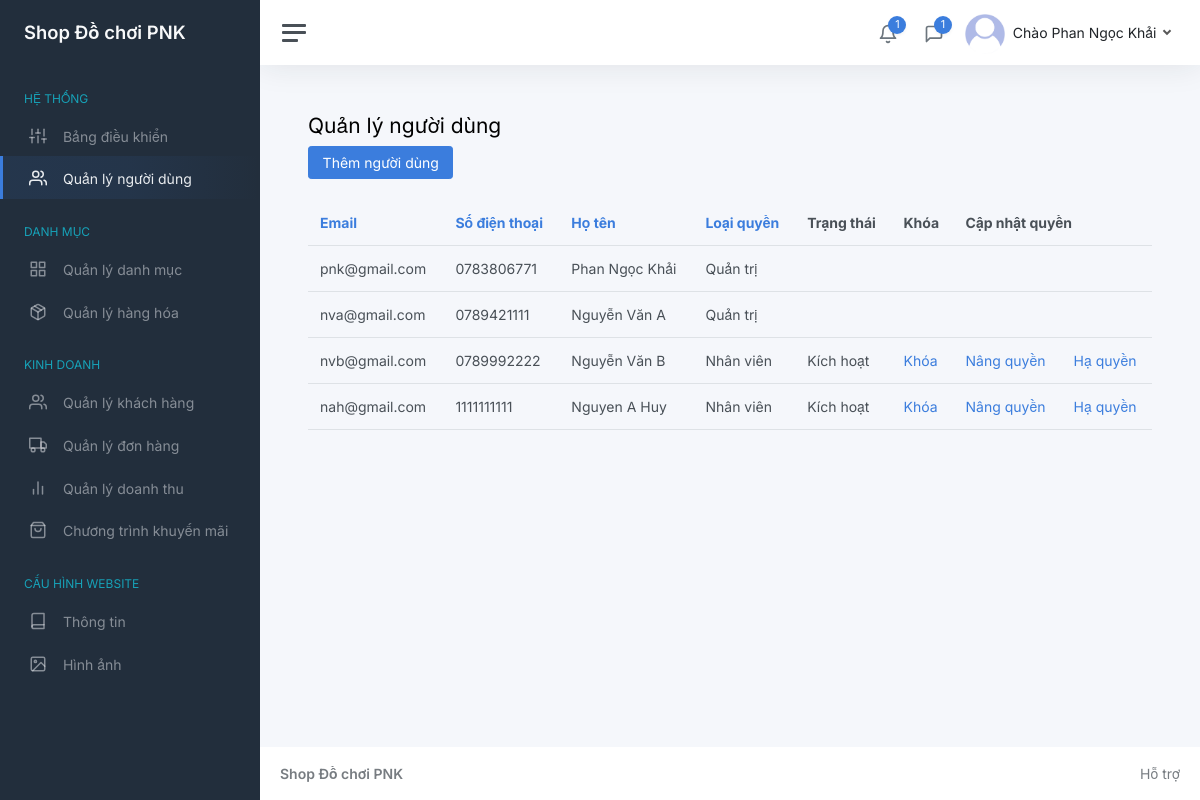
The page /admin/qlnguoidung/index.php (signed in) on the database its author committed.
### tables this page shows
CREATE TABLE `nguoidung` (
  `id` int(11) NOT NULL,
  `email` varchar(100) NOT NULL,
  `matkhau` varchar(100) NOT NULL,
  `hoten` varchar(100) NOT NULL,
  `sodienthoai` varchar(100) NOT NULL,
  `quyen` tinyint(4) NOT NULL,
  `trangthai` tinyint(4) NOT NULL,
  `hinhanh` varchar(100) NOT NULL
);

### model/nguoidung.php (called while the page is built, shortened)
<?php
class NGUOIDUNG{
	public function laydanhsachnguoidung(){
		$db = DATABASE::connect();
		try{
			$sql = "SELECT * FROM nguoidung";
			$cmd = $db->prepare($sql);
			$cmd->execute();
			$ketqua = $cmd->fetchAll();
			return $ketqua;
		}
		catch(PDOException $e){
			$error_message=$e->getMessage();
			echo "<p>Lỗi truy vấn: $error_message</p>";
			exit();
		}
	}
}
?>

### admin/qlnguoidung/main.php (the view, shortened to what this page needs)
<?php include("../inc/top.php"); ?>
<div>
  <h3>Quản lý người dùng</h3>
  <div><a class="btn btn-primary" href="index.php?action=them"><span class="glyphicon glyphicon-plus"></span> Thêm người dùng</a></div>
  <br>
  <table class="table table-hover">
        <tr>
		<th><a href="index.php?sort=email">Email</a></th>
		<th><a href="index.php?sort=sodienthoai">Số điện thoại</a></th>
		<th><a href="index.php?sort=hoten">Họ tên</a></th>
		<th><a href="index.php?sort=loai">Loại quyền</a></th>
		<th>Trạng thái</th>
		<th>Khóa</th>
    <th colspan="2">Cập nhật quyền</th>
    </tr>
      <?php foreach ($nguoidung as $nd): ?>
        <tr><td><?php echo $nd["email"]; ?></td>
        	<td><?php echo $nd["sodienthoai"]; ?></td>
			<td><?php echo $nd["hoten"]; ?></td>
        	<td><?php if($nd["quyen"]==1) echo "Quản trị";elseif($nd["quyen"]==2) echo "Nhân viên"; else echo "Khách hàng" ; ?></td>
          <td><?php if($nd["quyen"]!=1) {if($nd["trangthai"]==1) echo "Kích hoạt"; else echo "Khóa" ; }?></td>
          <td>
          <?php
          if($nd["quyen"]!=1) {
            if($nd["trangthai"]==1){ ?>
              <a href="?action=khoa&trangthai=0&mand=<?php echo $nd["id"]; ?>">Khóa</a></td>
            <?php
            }
            else { ?>
              <a href="?action=khoa&trangthai=1&mand=<?php echo $nd["id"]; ?>">Kích hoạt</a></td>
          <?php
            }
          }?>
          <?php if($nd["quyen"]!=1 && $nd["quyen"]!=3) {?>
            <td><a href="?action=quyen&trangthai=1&mand=<?php echo $nd["id"]; ?>">Nâng quyền</a></td>
            <td><a href="?action=quyen&trangthai=3&mand=<?php echo $nd["id"]; ?>">Hạ quyền</a></td>
          <?php } else { echo "<td></td><td></td>";} ?></tr>
      <?php endforeach; ?>
  </table>
</div>
<?php include("../inc/bottom.php"); ?>

### rows shown on the page
nguoidung: email "pnk@gmail.com", sodienthoai "0783806771", hoten "Phan Ngọc Khải", quyen "Quản trị"
nguoidung: email "nva@gmail.com", sodienthoai "0789421111", hoten "Nguyễn Văn A", quyen "Quản trị"
nguoidung: email "nvb@gmail.com", sodienthoai "0789992222", hoten "Nguyễn Văn B", quyen "Nhân viên"
nguoidung: email "nah@gmail.com", sodienthoai "1111111111", hoten "Nguyen A Huy", quyen "Nhân viên"

### other values the page prints
$_SESSION["nguoidung"]["hoten"] "Phan Ngọc Khải"
